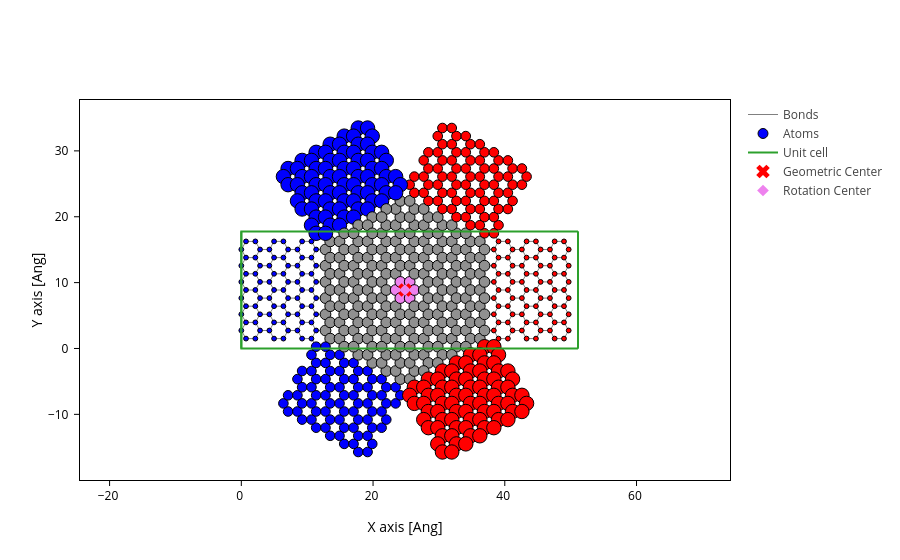

Here is the notebook cell this chart was saved with:
### Code cell
l = 3
w = 13
c = 2
device, energies, ldos, lr_idx, PARAMS = load_datastructure(dims=(l,w,c))
# PARAMS = f"{l}L_{w}W_{c}C"
# DATA = np.load(f"calculations/device_ldos_{PARAMS}.npz")
# energies, ldos, lr_idx = DATA["energies"], DATA["ldos"], DATA["lr_idx"]
# device = sisl.io.get_sile(f"structures/device_{PARAMS}.xyz").read_geometry()

atoms_style = mark_electrode(lr_idx)
plot_with_center(device, atoms_style=atoms_style)

### Figure 1 — Plotly figure (JSON) as saved in the notebook; plotly's stock layout.template omitted (floating-point values rounded to 4 significant figures; data arrays with more than 128 entries replaced by an {"elided": "..."} marker saying what was removed)
{"data": [{"line": {"color": "gray", "width": 1}, "meta": {}, "mode": "lines", "name": "Bonds", "opacity": 1, "type": "scatter", "x": {"elided": "20538 float values"}, "y": {"elided": "20538 float values"}}, {"marker": {"color": {"elided": "684 str values"}, "line": {"color": "black", "width": 1}, "opacity": 1, "size": {"elided": "684 float values"}}, "meta": {}, "mode": "markers", "name": "Atoms", "opacity": 1, "type": "scatter", "x": {"elided": "684 float values"}, "y": {"elided": "684 float values"}}, {"meta": {}, "mode": "lines", "name": "Unit cell", "type": "scatter", "x": [0.0, 0.0, 51.12, 51.12, 0.0, 0.0, NaN, 0.0, 0.0, 0.0, 51.12, 51.12, 0.0, NaN, 51.12, 51.12, NaN, 51.12, 51.12], "y": [0.0, 17.76, 17.76, 17.76, 17.76, 17.76, NaN, 17.76, 0.0, 0.0, 0.0, 0.0, 0.0, NaN, 17.76, 0.0, NaN, 17.76, 0.0]}, {"marker": {"color": "red", "size": 12, "symbol": "x"}, "mode": "markers", "name": "Geometric Center", "type": "scatter", "x": [24.85], "y": [8.879]}, {"marker": {"color": "violet", "size": 9, "symbol": "diamond"}, "mode": "markers", "name": "Rotation Center", "type": "scatter", "x": [24.85], "y": [8.879]}], "layout": {"scene": {"aspectmode": "data", "xaxis": {"title": {"text": "X axis [Ang]"}}, "yaxis": {"title": {"text": "Y axis [Ang]"}}}, "xaxis": {"scaleanchor": "y", "scaleratio": 1, "title": {"text": "X axis [Ang]"}}, "yaxis": {"title": {"text": "Y axis [Ang]"}}}}
